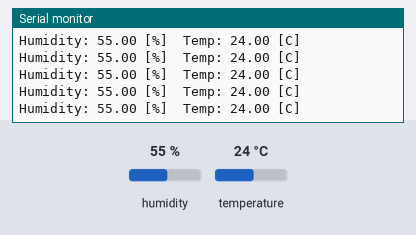
The sketch below on a simulated Arduino Uno, built with avr-gcc and run on an emulated ATmega328P. Shown: the last lines printed to the serial monitor. Wiring (inferred from the names in the program): DHT22 sensor: data pin 2. The test bench sets the inputs (shaded band); at power-on: humidity 55 %, temperature 24 °C.

Above: at 3.0 s.
3.1 s: humidity set to 22 %
At 6.25 s:
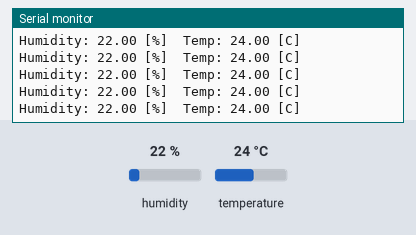
9.1 s: temperature set to 41 °C
At 12.3 s:
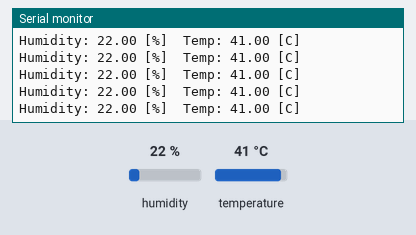
15.1 s: humidity set to 40 %
At 18.34 s:
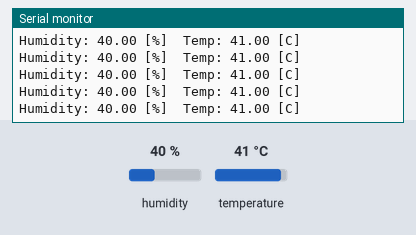
21.1 s: humidity set to 22 %
At 24.39 s:
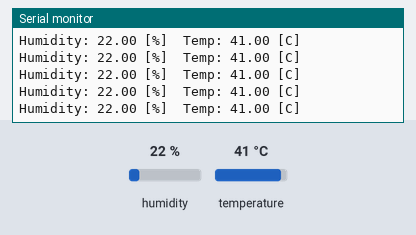
Timing chart, 0 to 25.9 s (numbered marks = the images above; inputs shaded):
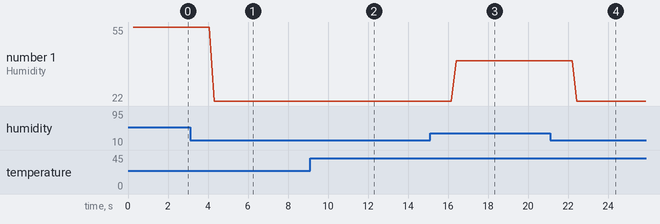

The sketch:

dht_1.ino
```cpp
// Include Libraries
#include "Arduino.h"
#include "DHT.h"

// Pin Definitions
#define DHT_PIN_DATA	2

// object initialization
DHT dht(DHT_PIN_DATA);


// Setup the essentials for your circuit to work. It runs first every time your circuit is powered with electricity.
void setup()
{
    Serial.begin(9600);
    dht.begin();

}
// Main logic of your circuit. It defines the interaction between the components you selected. After setup, it runs over and over again, in an eternal loop.
void loop()
{
    // DHT22/11 Humidity and Temperature Sensor - Test Code
    // Reading humidity in %
    float dhtHumidity = dht.readHumidity();
    // Read temperature in Celsius, for Fahrenheit use .readTempF()
    float dhtTempC = dht.readTempC();
    Serial.print(F("Humidity: ")); Serial.print(dhtHumidity); Serial.print(F(" [%]\t"));
    Serial.print(F("Temp: ")); Serial.print(dhtTempC); Serial.println(F(" [C]"));
}
```

Measured:
- after the input at 3.1 s, the serial monitor: prints a new line after 1.2 s (image 1)
- after the input at 9.1 s, the serial monitor: prints a new line after 1.2 s (image 2)
- after the input at 15.1 s, the serial monitor: prints a new line after 1.3 s (image 3)
- after the input at 21.1 s, the serial monitor: prints a new line after 1.3 s (image 4)
- plotted number 1: 55 → 22 after the input at 3.1 s, 22 → 40 after the input at 15.1 s, 40 → 22 after the input at 21.1 s
